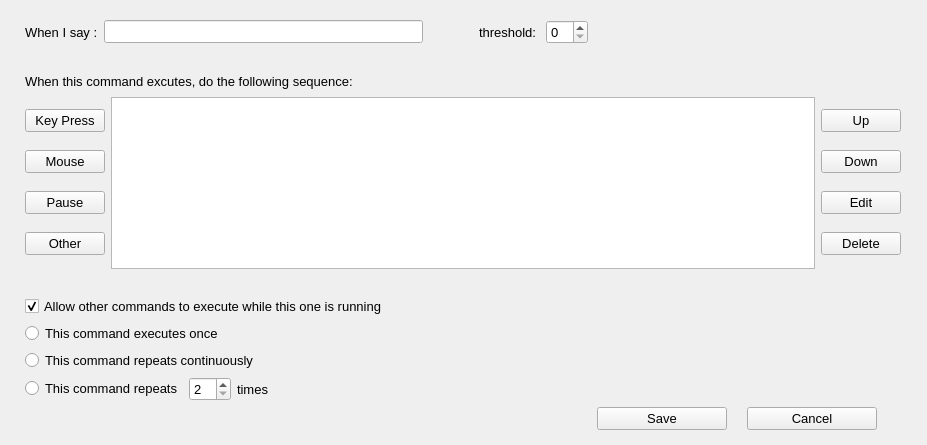
<?xml version="1.0" encoding="UTF-8"?>
<ui version="4.0">
 <class>CommandEditDialog</class>
 <widget class="QDialog" name="CommandEditDialog">
  <property name="geometry">
   <rect>
    <x>0</x>
    <y>0</y>
    <width>927</width>
    <height>445</height>
   </rect>
  </property>
  <property name="font">
   <font>
    <pointsize>10</pointsize>
   </font>
  </property>
  <property name="windowTitle">
   <string>Command Edit Dialog</string>
  </property>
  <layout class="QGridLayout" name="gridLayout">
   <property name="leftMargin">
    <number>25</number>
   </property>
   <property name="topMargin">
    <number>20</number>
   </property>
   <property name="rightMargin">
    <number>20</number>
   </property>
   <property name="bottomMargin">
    <number>15</number>
   </property>
   <item row="4" column="0" colspan="2">
    <spacer name="verticalSpacer_2">
     <property name="orientation">
      <enum>Qt::Vertical</enum>
     </property>
     <property name="sizeHint" stdset="0">
      <size>
       <width>20</width>
       <height>40</height>
      </size>
     </property>
    </spacer>
   </item>
   <item row="2" column="0" colspan="2">
    <layout class="QHBoxLayout" name="horizontalLayout_6">
     <item>
      <widget class="QLabel" name="label_2">
       <property name="text">
        <string>When this command excutes, do the following sequence:</string>
       </property>
      </widget>
     </item>
     <item>
      <spacer name="horizontalSpacer_2">
       <property name="orientation">
        <enum>Qt::Horizontal</enum>
       </property>
       <property name="sizeHint" stdset="0">
        <size>
         <width>40</width>
         <height>20</height>
        </size>
       </property>
      </spacer>
     </item>
    </layout>
   </item>
   <item row="1" column="0">
    <spacer name="verticalSpacer">
     <property name="orientation">
      <enum>Qt::Vertical</enum>
     </property>
     <property name="sizeHint" stdset="0">
      <size>
       <width>20</width>
       <height>40</height>
      </size>
     </property>
    </spacer>
   </item>
   <item row="0" column="0" colspan="8">
    <layout class="QHBoxLayout" name="horizontalLayout">
     <item>
      <widget class="QLabel" name="label">
       <property name="text">
        <string>When I say :</string>
       </property>
      </widget>
     </item>
     <item>
      <widget class="QLineEdit" name="say"/>
     </item>
     <item>
      <spacer name="horizontalSpacer_8">
       <property name="orientation">
        <enum>Qt::Horizontal</enum>
       </property>
       <property name="sizeType">
        <enum>QSizePolicy::Fixed</enum>
       </property>
       <property name="sizeHint" stdset="0">
        <size>
         <width>50</width>
         <height>20</height>
        </size>
       </property>
      </spacer>
     </item>
     <item>
      <widget class="QLabel" name="label_4">
       <property name="text">
        <string>threshold: </string>
       </property>
      </widget>
     </item>
     <item>
      <widget class="QSpinBox" name="thresholdSpin"/>
     </item>
     <item>
      <spacer name="horizontalSpacer">
       <property name="orientation">
        <enum>Qt::Horizontal</enum>
       </property>
       <property name="sizeHint" stdset="0">
        <size>
         <width>40</width>
         <height>20</height>
        </size>
       </property>
      </spacer>
     </item>
    </layout>
   </item>
   <item row="6" column="0">
    <layout class="QHBoxLayout" name="horizontalLayout_9">
     <item>
      <widget class="QRadioButton" name="oneExe">
       <property name="text">
        <string>This command executes once</string>
       </property>
       <property name="autoExclusive">
        <bool>true</bool>
       </property>
      </widget>
     </item>
     <item>
      <spacer name="horizontalSpacer_4">
       <property name="orientation">
        <enum>Qt::Horizontal</enum>
       </property>
       <property name="sizeHint" stdset="0">
        <size>
         <width>40</width>
         <height>20</height>
        </size>
       </property>
      </spacer>
     </item>
    </layout>
   </item>
   <item row="7" column="0">
    <layout class="QHBoxLayout" name="horizontalLayout_10">
     <item>
      <widget class="QRadioButton" name="continueExe">
       <property name="text">
        <string>This command repeats continuously</string>
       </property>
       <property name="autoExclusive">
        <bool>true</bool>
       </property>
      </widget>
     </item>
     <item>
      <spacer name="horizontalSpacer_5">
       <property name="orientation">
        <enum>Qt::Horizontal</enum>
       </property>
       <property name="sizeHint" stdset="0">
        <size>
         <width>40</width>
         <height>20</height>
        </size>
       </property>
      </spacer>
     </item>
    </layout>
   </item>
   <item row="8" column="0">
    <layout class="QHBoxLayout" name="horizontalLayout_11">
     <item>
      <widget class="QRadioButton" name="repeatExe">
       <property name="text">
        <string>This command repeats</string>
       </property>
       <property name="autoExclusive">
        <bool>true</bool>
       </property>
      </widget>
     </item>
     <item>
      <widget class="QSpinBox" name="repeatCnt">
       <property name="minimum">
        <number>2</number>
       </property>
      </widget>
     </item>
     <item>
      <widget class="QLabel" name="label_3">
       <property name="text">
        <string>times</string>
       </property>
      </widget>
     </item>
     <item>
      <spacer name="horizontalSpacer_6">
       <property name="orientation">
        <enum>Qt::Horizontal</enum>
       </property>
       <property name="sizeHint" stdset="0">
        <size>
         <width>40</width>
         <height>20</height>
        </size>
       </property>
      </spacer>
     </item>
    </layout>
   </item>
   <item row="3" column="0" colspan="7">
    <layout class="QHBoxLayout" name="horizontalLayout_7">
     <item>
      <layout class="QVBoxLayout" name="verticalLayout_5">
       <item>
        <widget class="QPushButton" name="keyBut">
         <property name="text">
          <string>Key Press</string>
         </property>
         <property name="autoDefault">
          <bool>false</bool>
         </property>
        </widget>
       </item>
       <item>
        <widget class="QPushButton" name="mouseBut">
         <property name="text">
          <string>Mouse</string>
         </property>
         <property name="autoDefault">
          <bool>false</bool>
         </property>
        </widget>
       </item>
       <item>
        <widget class="QPushButton" name="pauseBut">
         <property name="text">
          <string>Pause</string>
         </property>
         <property name="autoDefault">
          <bool>false</bool>
         </property>
        </widget>
       </item>
       <item>
        <widget class="QPushButton" name="otherBut">
         <property name="text">
          <string>Other</string>
         </property>
         <property name="autoDefault">
          <bool>false</bool>
         </property>
        </widget>
       </item>
      </layout>
     </item>
     <item>
      <widget class="QListWidget" name="actionsListWidget">
       <property name="font">
        <font>
         <pointsize>11</pointsize>
        </font>
       </property>
      </widget>
     </item>
     <item>
      <layout class="QVBoxLayout" name="verticalLayout_6">
       <item>
        <widget class="QPushButton" name="upBut">
         <property name="text">
          <string>Up</string>
         </property>
         <property name="autoDefault">
          <bool>false</bool>
         </property>
        </widget>
       </item>
       <item>
        <widget class="QPushButton" name="downBut">
         <property name="text">
          <string>Down</string>
         </property>
         <property name="autoDefault">
          <bool>false</bool>
         </property>
        </widget>
       </item>
       <item>
        <widget class="QPushButton" name="editBut">
         <property name="text">
          <string>Edit</string>
         </property>
         <property name="autoDefault">
          <bool>false</bool>
         </property>
        </widget>
       </item>
       <item>
        <widget class="QPushButton" name="deleteBut">
         <property name="text">
          <string>Delete</string>
         </property>
         <property name="autoDefault">
          <bool>false</bool>
         </property>
        </widget>
       </item>
      </layout>
     </item>
    </layout>
   </item>
   <item row="5" column="0" colspan="3">
    <layout class="QHBoxLayout" name="horizontalLayout_8">
     <item>
      <widget class="QCheckBox" name="asyncChk">
       <property name="text">
        <string>Allow other commands to execute while this one is running</string>
       </property>
       <property name="checked">
        <bool>true</bool>
       </property>
      </widget>
     </item>
     <item>
      <spacer name="horizontalSpacer_3">
       <property name="orientation">
        <enum>Qt::Horizontal</enum>
       </property>
       <property name="sizeHint" stdset="0">
        <size>
         <width>40</width>
         <height>20</height>
        </size>
       </property>
      </spacer>
     </item>
    </layout>
   </item>
   <item row="12" column="0" colspan="3">
    <layout class="QHBoxLayout" name="horizontalLayout_12">
     <property name="spacing">
      <number>20</number>
     </property>
     <item>
      <spacer name="horizontalSpacer_7">
       <property name="orientation">
        <enum>Qt::Horizontal</enum>
       </property>
       <property name="sizeHint" stdset="0">
        <size>
         <width>40</width>
         <height>20</height>
        </size>
       </property>
      </spacer>
     </item>
     <item>
      <widget class="QPushButton" name="ok">
       <property name="minimumSize">
        <size>
         <width>130</width>
         <height>0</height>
        </size>
       </property>
       <property name="text">
        <string>Save</string>
       </property>
       <property name="autoDefault">
        <bool>false</bool>
       </property>
      </widget>
     </item>
     <item>
      <widget class="QPushButton" name="cancel">
       <property name="minimumSize">
        <size>
         <width>130</width>
         <height>0</height>
        </size>
       </property>
       <property name="text">
        <string>Cancel</string>
       </property>
       <property name="autoDefault">
        <bool>false</bool>
       </property>
      </widget>
     </item>
    </layout>
   </item>
  </layout>
 </widget>
 <resources/>
 <connections/>
</ui>
